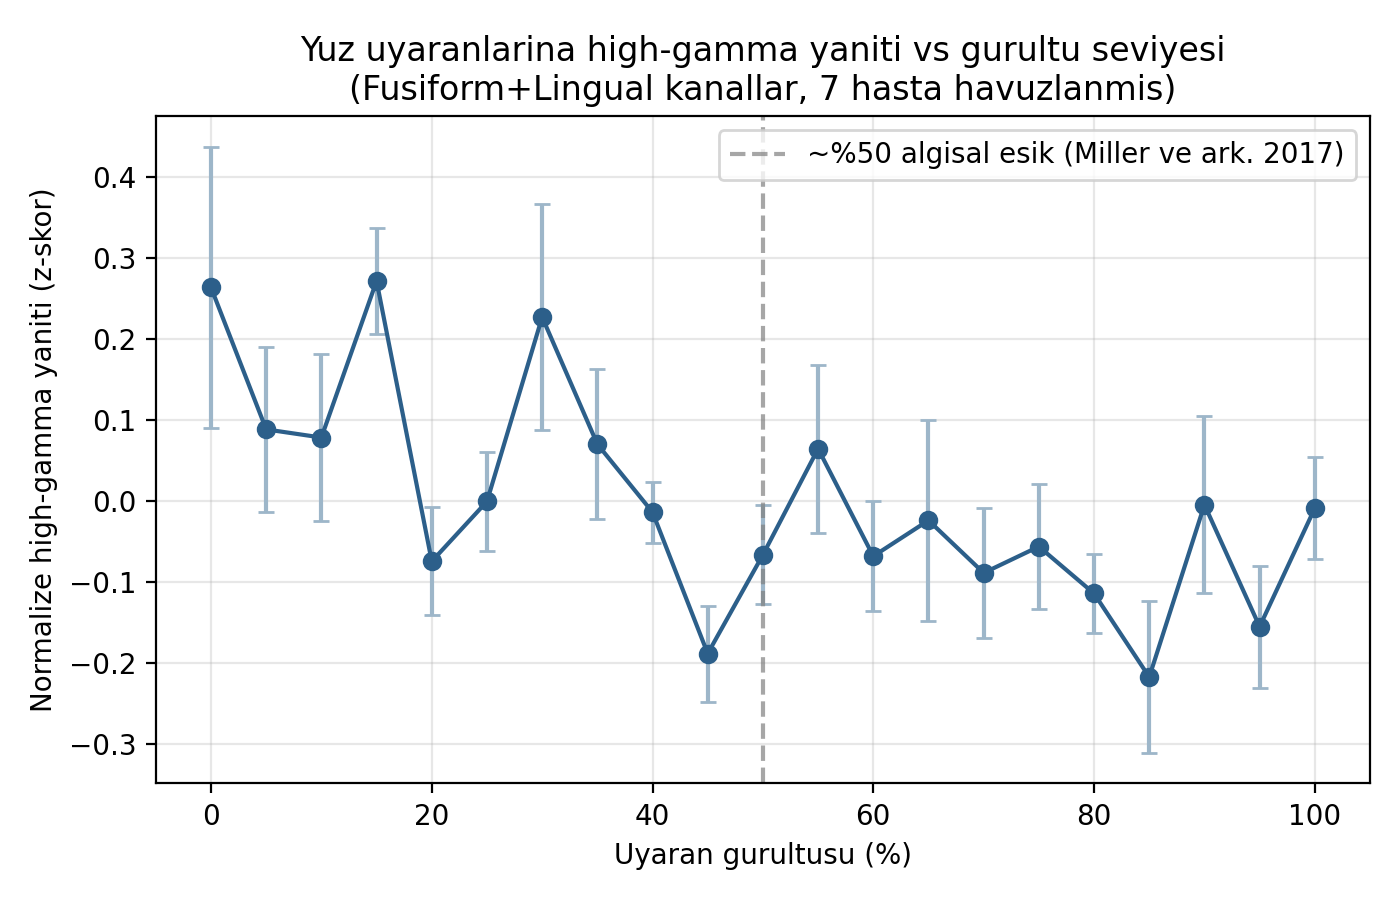

The Python source for this figure:
#!/usr/bin/env python3
"""Miller ve ark. (2017, J Neurophysiol)'nin ana bulgusunu kendi verimizle
kucuk olcekte tekrar uretmeyi dener: nöral yanit (broadband/high-gamma güc),
uyaran gurultusu (stim_noise, %0-100) arttikca azaliyor mu, ve algisal esigin
(~%50) UZERINDE taban seviyesine dusup 'hepsi ya da hicbiri' bir orunto mu
gosteriyor?

Bu dat2 (gurultulu tespit gorevi) kullanir - pipeline'in geri kalani sadece
dat1'i (temiz localizer) kullaniyordu.

Yontem (basitlestirilmis, orijinal makalenin TAM istatistigi degil):
  1. Her hastada, veri setinin kendi gyrus etiketlerinden Fusiform+Lingual
     kanallari sec (bkz. electrode_signal_localization.py Adim 4).
  2. Sadece GERCEK yuz uyaranlari (stim_cat==2) kullan.
  3. Uyaran sonrasi 100-400ms penceresinde high-gamma (70-150Hz) gucunu
     hesapla, uyaran-oncesi baseline'a gore.
  4. Gurultu seviyesine (0,5,...,100) gore grupla, hasta-ici z-skorla
     (hastalar arasi genlik farkini normalize etmek icin), hastalar arasi
     havuzla, her gurultu seviyesinde ortalama al.
  5. Ciz: gurultu% vs ortalama normalize high-gamma yaniti.

Kullanim:
    python analysis/noise_threshold_replication.py data/raw/faceshouses.npz
"""
from __future__ import annotations

import sys
from pathlib import Path

import matplotlib
matplotlib.use("Agg")
import matplotlib.pyplot as plt
import numpy as np
from scipy.integrate import trapezoid
from scipy.signal import welch

FUSIFORM_LINGUAL = {"Fusiform Gyrus", "Lingual Gyrus"}


def extract_epochs(V, t_on, srate, tmin, tmax, baseline=(-0.2, 0.0)):
    V = np.asarray(V)
    t_on = np.asarray(t_on).astype(int)
    n_channels = V.shape[1]
    sample_min, sample_max = int(round(tmin * srate)), int(round(tmax * srate))
    n_times = sample_max - sample_min
    epochs = np.full((len(t_on), n_channels, n_times), np.nan, dtype=float)
    for i, onset in enumerate(t_on):
        start, end = onset + sample_min, onset + sample_max
        if start < 0 or end > V.shape[0]:
            continue
        epochs[i] = V[start:end, :].T
    b0 = int(round((baseline[0] - tmin) * srate))
    b1 = max(int(round((baseline[1] - tmin) * srate)), b0 + 1)
    baseline_mean = np.nanmean(epochs[:, :, b0:b1], axis=2, keepdims=True)
    return epochs - baseline_mean, sample_min


def band_power(x, srate, fmin, fmax):
    nperseg = min(len(x), max(32, int(srate // 2)))
    freqs, psd = welch(x, fs=srate, nperseg=nperseg)
    mask = (freqs >= fmin) & (freqs < fmax)
    return float(trapezoid(psd[mask], freqs[mask])) if np.any(mask) else 0.0


def main(argv):
    path = Path(argv[1]) if len(argv) > 1 else Path("data/raw/faceshouses.npz")
    npz = np.load(path, allow_pickle=True)
    subjects = [(d1, d2) for d1, d2 in npz["dat"]]

    noise_levels = np.arange(0, 101, 5)
    per_patient_curves = []  # her hastanin, gurultu seviyesine gore z-skorlu ort. yaniti

    for pi, (dat1, dat2) in enumerate(subjects, start=1):
        srate = float(np.asarray(dat1["srate"]).squeeze())  # dat2'de ayri srate yok, dat1'inkini kullan
        V, t_on = dat2["V"], np.asarray(dat2["t_on"]).ravel()
        stim_cat = np.asarray(dat2["stim_cat"]).ravel()
        stim_noise = np.asarray(dat2["stim_noise"]).ravel()
        gyri = dat2["gyrus"]

        sel_channels = [ch for ch, g in enumerate(gyri) if g in FUSIFORM_LINGUAL]
        if not sel_channels:
            print(f"Hasta {pi}: Fusiform/Lingual kanal yok, atlandi.")
            continue

        epochs, sample_min = extract_epochs(V, t_on, srate, tmin=-0.2, tmax=0.5)
        valid = ~np.isnan(epochs).any(axis=(1, 2))
        epochs = epochs[valid]
        stim_cat_v = stim_cat[valid]
        stim_noise_v = stim_noise[valid]

        # 100-400ms sonrasi pencere (epoch tmin=-0.2 oldugu icin index kaymasi var)
        idx0 = int(round((0.1 - (-0.2)) * srate))
        idx1 = int(round((0.4 - (-0.2)) * srate))

        face_mask = stim_cat_v == 2
        resp = np.zeros(face_mask.sum())
        face_noise = stim_noise_v[face_mask]
        face_epochs = epochs[face_mask]
        for ti in range(face_epochs.shape[0]):
            vals = [band_power(face_epochs[ti, ch, idx0:idx1], srate, 70, 150) for ch in sel_channels]
            resp[ti] = np.mean(vals)

        if resp.std() == 0 or len(resp) < 10:
            print(f"Hasta {pi}: yeterli/degisken veri yok, atlandi.")
            continue
        resp_z = (resp - resp.mean()) / resp.std()

        curve = np.full(len(noise_levels), np.nan)
        for li, nl in enumerate(noise_levels):
            m = face_noise == nl
            if m.sum() > 0:
                curve[li] = resp_z[m].mean()
        per_patient_curves.append(curve)
        print(f"Hasta {pi}: {len(sel_channels)} Fusiform/Lingual kanal, {face_mask.sum()} yuz-denemesi kullanildi.")

    per_patient_curves = np.array(per_patient_curves)
    pooled_mean = np.nanmean(per_patient_curves, axis=0)
    pooled_sem = np.nanstd(per_patient_curves, axis=0) / np.sqrt(np.sum(~np.isnan(per_patient_curves), axis=0))

    fig, ax = plt.subplots(figsize=(7, 4.5))
    ax.errorbar(noise_levels, pooled_mean, yerr=pooled_sem, marker="o", color="#2C5F8A", ecolor="#9db6c9", capsize=3)
    ax.axvline(50, color="gray", linestyle="--", alpha=0.7, label="~%50 algisal esik (Miller ve ark. 2017)")
    ax.set_xlabel("Uyaran gurultusu (%)")
    ax.set_ylabel("Normalize high-gamma yaniti (z-skor)")
    ax.set_title("Yuz uyaranlarina high-gamma yaniti vs gurultu seviyesi\n(Fusiform+Lingual kanallar, 7 hasta havuzlanmis)")
    ax.legend()
    ax.grid(alpha=0.3)
    plt.tight_layout()
    out_dir = Path(__file__).resolve().parent
    out_path = out_dir / "noise_threshold_replication.png"
    plt.savefig(out_path, dpi=200)
    print(f"\nKaydedildi: {out_path}")

    with open(out_dir / "noise_threshold_replication_results.txt", "w", encoding="utf-8") as f:
        f.write("gurultu% ortalama_z_yanit sem\n")
        for nl, m, s in zip(noise_levels, pooled_mean, pooled_sem):
            f.write(f"{nl} {m:.3f} {s:.3f}\n")
    print(f"Kaydedildi: {out_dir / 'noise_threshold_replication_results.txt'}")
    return 0


if __name__ == "__main__":
    raise SystemExit(main(sys.argv))
